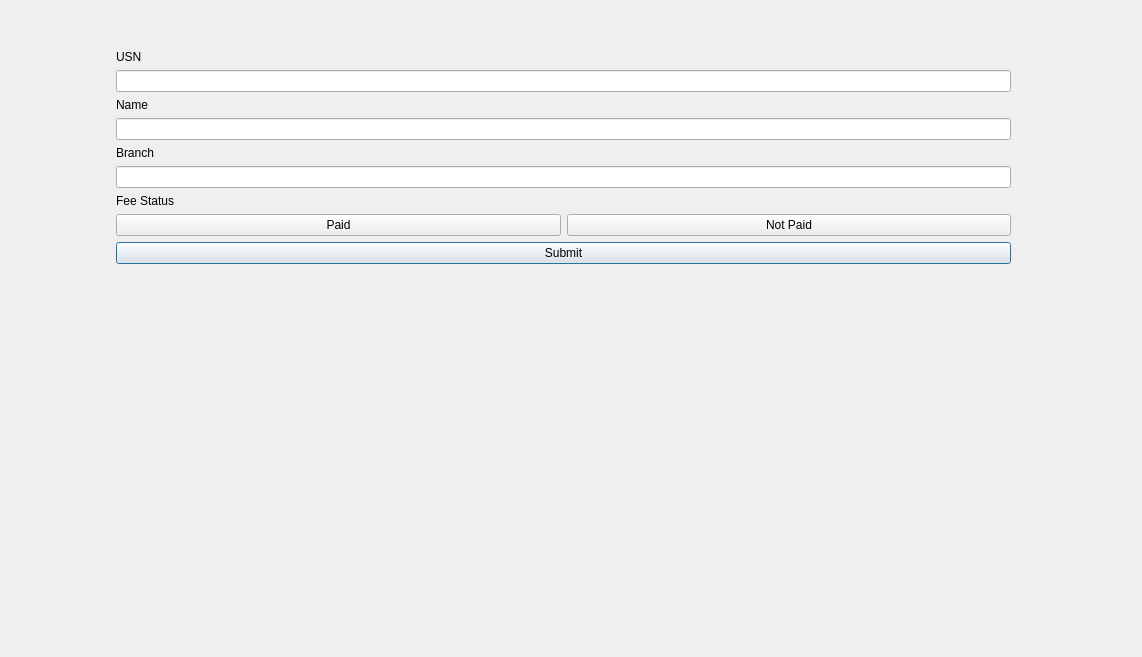
<?xml version="1.0" encoding="UTF-8"?>
<ui version="4.0">
 <class>insert</class>
 <widget class="QDialog" name="insert">
  <property name="geometry">
   <rect>
    <x>0</x>
    <y>0</y>
    <width>1142</width>
    <height>657</height>
   </rect>
  </property>
  <property name="windowTitle">
   <string>Dialog</string>
  </property>
  <widget class="QWidget" name="formLayoutWidget">
   <property name="geometry">
    <rect>
     <x>110</x>
     <y>50</y>
     <width>901</width>
     <height>561</height>
    </rect>
   </property>
   <layout class="QFormLayout" name="formLayout">
    <item row="0" column="1">
     <widget class="QLabel" name="label_3">
      <property name="text">
       <string>USN</string>
      </property>
     </widget>
    </item>
    <item row="1" column="1">
     <widget class="QLineEdit" name="usnEntry"/>
    </item>
    <item row="2" column="1">
     <widget class="QLabel" name="label_2">
      <property name="text">
       <string>Name</string>
      </property>
     </widget>
    </item>
    <item row="3" column="1">
     <widget class="QLineEdit" name="nameEntry"/>
    </item>
    <item row="4" column="1">
     <widget class="QLabel" name="label_4">
      <property name="text">
       <string>Branch</string>
      </property>
     </widget>
    </item>
    <item row="5" column="1">
     <widget class="QLineEdit" name="branchEntry"/>
    </item>
    <item row="6" column="1">
     <widget class="QLabel" name="label">
      <property name="text">
       <string>Fee Status</string>
      </property>
     </widget>
    </item>
    <item row="8" column="1">
     <widget class="QPushButton" name="submit">
      <property name="text">
       <string>Submit</string>
      </property>
     </widget>
    </item>
    <item row="7" column="1">
     <layout class="QHBoxLayout" name="horizontalLayout">
      <item>
       <widget class="QPushButton" name="paidToggle">
        <property name="text">
         <string>Paid</string>
        </property>
       </widget>
      </item>
      <item>
       <widget class="QPushButton" name="notPaidToggle">
        <property name="text">
         <string>Not Paid</string>
        </property>
       </widget>
      </item>
     </layout>
    </item>
   </layout>
  </widget>
 </widget>
 <resources/>
 <connections/>
</ui>
